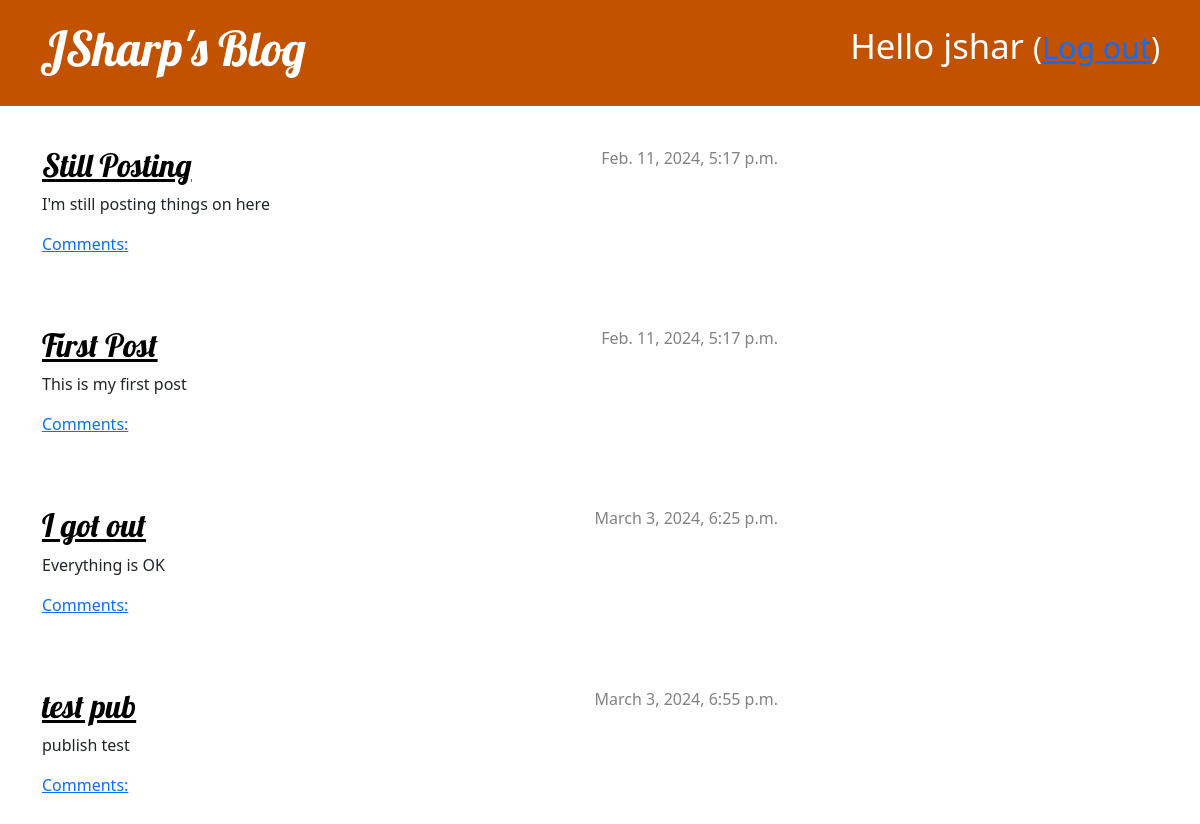
The app's page / (signed in) with its own data.
### blog/models.py (models this page shows, shortened)
class Post(models.Model):
    author = models.ForeignKey(settings.AUTH_USER_MODEL, on_delete=models.CASCADE)
    title = models.CharField(max_length=200)
    text = models.TextField()
    created_date = models.DateTimeField(default=timezone.now)
    published_date = models.DateTimeField(blank=True, null=True)

### blog/views.py (the view)
# urls.py: path('', views.post_list, name='post_list'),
def post_list(request):
    posts = Post.objects.filter(published_date__lte=timezone.now()).order_by('published_date')
    return render(request, 'blog/post_list.html', {'posts': posts})

### blog/templates/blog/post_list.html
{% extends 'blog/base.html' %}
{% block content %}
    {% for post in posts %}
        <article class="post">
            <time class="date">
                {{ post.published_date }}
            </time>
            <h2><a href="{% url 'post_detail' pk=post.pk %}">{{ post.title }}</a></h2>
            <p>{{ post.text|linebreaksbr }}</p>
            <a href="{% url 'post_detail' pk=post.pk %}">Comments: {{ post.approved_comments.count }}</a>
        </article>
    {% endfor %}
{% endblock %}

### blog/templates/blog/base.html (shortened to what this page needs)
{% load static %}
<!DOCTYPE html>
<html>
    <head>
        <link rel="stylesheet" href="https://cdn.jsdelivr.net/npm/bootstrap@5.1.3/dist/css/bootstrap.min.css">
        <link rel="stylesheet" href="{% static 'css/blog.css' %}">
    </head>
    <body>
        <div class="page-header">
            {% if user.is_authenticated %}
                <p class="top-menu">Hello {{ user.username }} <small>(<a href="{% url 'logout' %}">Log out</a>)</small></p>
            {% else %}
                <a href="{% url 'login' %}" class="top-menu"><span class="glyphicon glyphicon-lock"></span></a>
            {% endif %}
            <h1><a href="/">JSharp's Blog</a></h1>
        </div>
        <div class="content container">
            <div class="row">
                <div class="col-md-8">
                {% block content %}
                {% endblock %}
                </div>
            </div>
        </div>
    </body>
</html>

### blog/static/css/blog.css (style rules this page uses)
.page-header { background-color: #C25100; margin-top: 0; margin-bottom: 40px; padding: 20px 20px 20px 40px; }
.page-header h1, .page-header h1 a, .page-header h1 a:visited, .page-header h1 a:active { color: #ffffff; font-size: 36pt; text-decoration: none; }
h1, h2, h3, h4 { font-family: 'Lobster', cursive; }
.date { color: #828282; }
.top-menu, .top-menu:hover, .top-menu:visited { color: #ffffff; float: right; font-size: 26pt; margin-right: 20px; }
.post { margin-bottom: 70px; }
.post h2 a, .post h2 a:visited { color: #000000; }
.post > .date, .post > .actions { float: right; }

### records on screen
Post: published_date "Feb. 11, 2024, 5:17 p.m.", title "Still Posting", text "I'm still posting things on here"
Post: published_date "Feb. 11, 2024, 5:17 p.m.", title "First Post", text "This is my first post"
Post: published_date "March 3, 2024, 6:25 p.m.", title "I got out", text "Everything is OK"
Post: published_date "March 3, 2024, 6:55 p.m.", title "test pub", text "publish test"

### other values on screen
{{ user.username }} "jshar"
